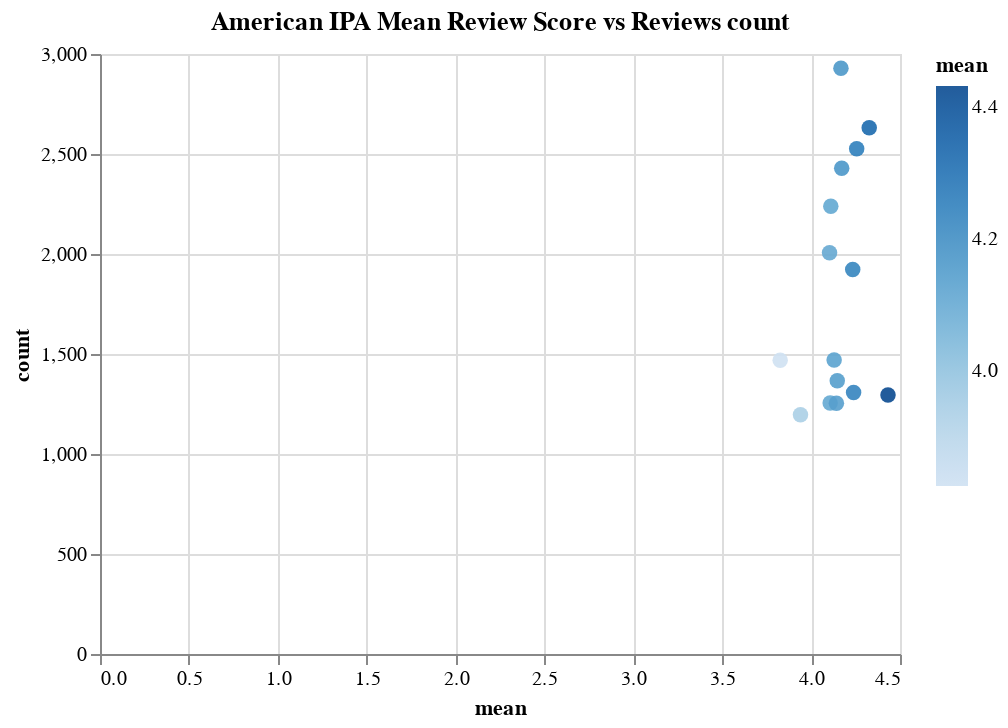

Write notebook code for a chart like this one.
### Code cell
top_15_ipas = df_ipa['review_overall'].nlargest(15,'count', keep='all')
top_15_ipas.reset_index(inplace=True)
alt.Chart(top_15_ipas).mark_circle(size=60, opacity=0.9).encode(
    x='mean',
    y='count',
    color='mean',
    tooltip=['brewery_name:N', 'beer_name:N', 'mean:Q']).properties(
    title='American IPA Mean Review Score vs Reviews count').interactive()

### Figure 1 — Vega-Lite specification as saved in the notebook (floating-point values rounded to 4 significant figures)
{"config": {"view": {"continuousWidth": 400, "continuousHeight": 300}}, "data": {"name": "data-c3d1846cf68570d320821273c4b112f4"}, "mark": {"type": "circle", "opacity": 0.9, "size": 60}, "encoding": {"color": {"type": "quantitative", "field": "mean"}, "tooltip": [{"type": "nominal", "field": "brewery_name"}, {"type": "nominal", "field": "beer_name"}, {"type": "quantitative", "field": "mean"}], "x": {"type": "quantitative", "field": "mean"}, "y": {"type": "quantitative", "field": "count"}}, "selection": {"selector004": {"type": "interval", "bind": "scales", "encodings": ["x", "y"]}}, "title": "American IPA Mean Review Score vs Reviews count", "$schema": "https://vega.github.io/schema/vega-lite/v4.8.1.json", "datasets": {"data-c3d1846cf68570d320821273c4b112f4": [{"brewery_name": "Sierra Nevada Brewing Co.", "beer_name": "Sierra Nevada Celebration Ale", "beer_beerid": 1904, "count": 2929, "mean": 4.168}, {"brewery_name": "Bell's Brewery, Inc.", "beer_name": "Two Hearted Ale", "beer_beerid": 1093, "count": 2631, "mean": 4.327}, {"brewery_name": "Stone Brewing Co.", "beer_name": "Stone IPA (India Pale Ale)", "beer_beerid": 88, "count": 2526, "mean": 4.256}, {"brewery_name": "Dogfish Head Brewery", "beer_name": "60 Minute IPA", "beer_beerid": 6108, "count": 2429, "mean": 4.172}, {"brewery_name": "Victory Brewing Company", "beer_name": "HopDevil Ale", "beer_beerid": 1005, "count": 2239, "mean": 4.111}, {"brewery_name": "Sierra Nevada Brewing Co.", "beer_name": "Sierra Nevada Torpedo Extra IPA", "beer_beerid": 30420, "count": 2006, "mean": 4.104}, {"brewery_name": "Bear Republic Brewing Co.", "beer_name": "Racer 5 India Pale Ale", "beer_beerid": 2751, "count": 1923, "mean": 4.234}, {"brewery_name": "Smuttynose Brewing Company", "beer_name": "Smuttynose IPA \"Finest Kind\"", "beer_beerid": 16403, "count": 1470, "mean": 4.13}, {"brewery_name": "Dogfish Head Brewery", "beer_name": "ApriHop", "beer_beerid": 3951, "count": 1469, "mean": 3.826}, {"brewery_name": "Founders Brewing Company", "beer_name": "Founders Centennial IPA", "beer_beerid": 5441, "count": 1366, "mean": 4.147}, {"brewery_name": "Sierra Nevada Brewing Co.", "beer_name": "Northern Hemisphere Harvest Wet Hop Ale", "beer_beerid": 6549, "count": 1308, "mean": 4.239}, {"brewery_name": "Ballast Point Brewing Company", "beer_name": "Sculpin India Pale Ale", "beer_beerid": 29619, "count": 1295, "mean": 4.432}, {"brewery_name": "Green Flash Brewing Co.", "beer_name": "Green Flash West Coast I.P.A.", "beer_beerid": 22505, "count": 1255, "mean": 4.107}, {"brewery_name": "Great Divide Brewing Company", "beer_name": "Titan IPA", "beer_beerid": 11922, "count": 1254, "mean": 4.142}, {"brewery_name": "Lagunitas Brewing Company", "beer_name": "Lagunitas IPA", "beer_beerid": 916, "count": 1196, "mean": 3.94}]}}
